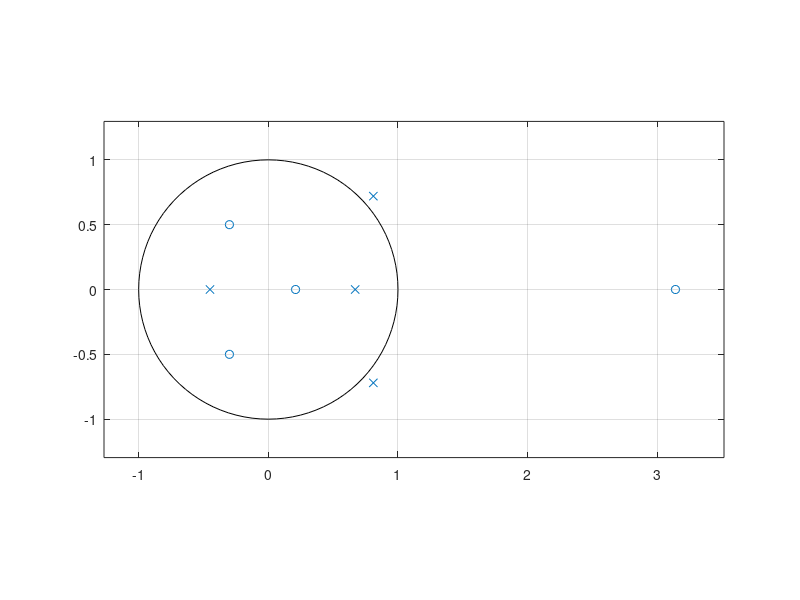

MATLAB code to generate this figure:
clc;
clf;
clear all;

pkg load signal;

zeros=[0.21, 3.14, -0.3+0.5i, -0.3-0.5i];
poles=[-0.45, 0.67, 0.81+0.72i, 0.81- 0.72i];

k=2.2;
[num,den]=zp2tf(zeros, poles, k);
zplane(num, den);
